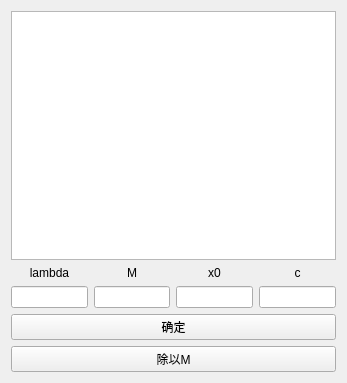
<?xml version="1.0" encoding="UTF-8"?>
<ui version="4.0">
 <class>mcm</class>
 <widget class="QWidget" name="mcm">
  <property name="geometry">
   <rect>
    <x>0</x>
    <y>0</y>
    <width>347</width>
    <height>383</height>
   </rect>
  </property>
  <property name="windowTitle">
   <string>乘同余法/混合同余法</string>
  </property>
  <layout class="QGridLayout" name="gridLayout">
   <item row="1" column="0">
    <layout class="QVBoxLayout" name="verticalLayout">
     <item>
      <widget class="QLabel" name="lambdlab">
       <property name="text">
        <string>&lt;!DOCTYPE HTML PUBLIC &quot;-//W3C//DTD HTML 4.0//EN&quot; &quot;http://www.w3.org/TR/REC-html40/strict.dtd&quot;&gt;
&lt;html&gt;&lt;head&gt;&lt;meta name=&quot;qrichtext&quot; content=&quot;1&quot; /&gt;&lt;meta charset=&quot;utf-8&quot; /&gt;&lt;style type=&quot;text/css&quot;&gt;
p, li { white-space: pre-wrap; }
hr { height: 1px; border-width: 0; }
li.unchecked::marker { content: &quot;\2610&quot;; }
li.checked::marker { content: &quot;\2612&quot;; }
&lt;/style&gt;&lt;/head&gt;&lt;body style=&quot; font-family:'Microsoft YaHei UI'; font-size:9pt; font-weight:400; font-style:normal;&quot;&gt;
&lt;p style=&quot; margin-top:12px; margin-bottom:12px; margin-left:0px; margin-right:0px; -qt-block-indent:0; text-indent:0px;&quot;&gt;lambda&lt;/p&gt;&lt;/body&gt;&lt;/html&gt;</string>
       </property>
       <property name="alignment">
        <set>Qt::AlignCenter</set>
       </property>
      </widget>
     </item>
     <item>
      <widget class="QLineEdit" name="lambdaedt"/>
     </item>
    </layout>
   </item>
   <item row="1" column="1">
    <layout class="QVBoxLayout" name="verticalLayout_2">
     <item>
      <widget class="QLabel" name="mlab">
       <property name="text">
        <string>M</string>
       </property>
       <property name="alignment">
        <set>Qt::AlignCenter</set>
       </property>
      </widget>
     </item>
     <item>
      <widget class="QLineEdit" name="medt"/>
     </item>
    </layout>
   </item>
   <item row="1" column="2">
    <layout class="QVBoxLayout" name="verticalLayout_4">
     <item>
      <widget class="QLabel" name="x0lab">
       <property name="text">
        <string>x0</string>
       </property>
       <property name="alignment">
        <set>Qt::AlignCenter</set>
       </property>
      </widget>
     </item>
     <item>
      <widget class="QLineEdit" name="x0edt"/>
     </item>
    </layout>
   </item>
   <item row="1" column="3">
    <layout class="QVBoxLayout" name="verticalLayout_3">
     <item>
      <widget class="QLabel" name="clab">
       <property name="text">
        <string>c</string>
       </property>
       <property name="alignment">
        <set>Qt::AlignCenter</set>
       </property>
      </widget>
     </item>
     <item>
      <widget class="QLineEdit" name="cedt"/>
     </item>
    </layout>
   </item>
   <item row="0" column="0" colspan="4">
    <widget class="QListView" name="listView">
     <property name="font">
      <font>
       <pointsize>15</pointsize>
      </font>
     </property>
    </widget>
   </item>
   <item row="2" column="0" colspan="4">
    <widget class="QPushButton" name="surebtn">
     <property name="text">
      <string>确定</string>
     </property>
    </widget>
   </item>
   <item row="3" column="0" colspan="4">
    <widget class="QPushButton" name="sure2btn">
     <property name="text">
      <string>除以M</string>
     </property>
    </widget>
   </item>
  </layout>
 </widget>
 <resources/>
 <connections/>
</ui>
